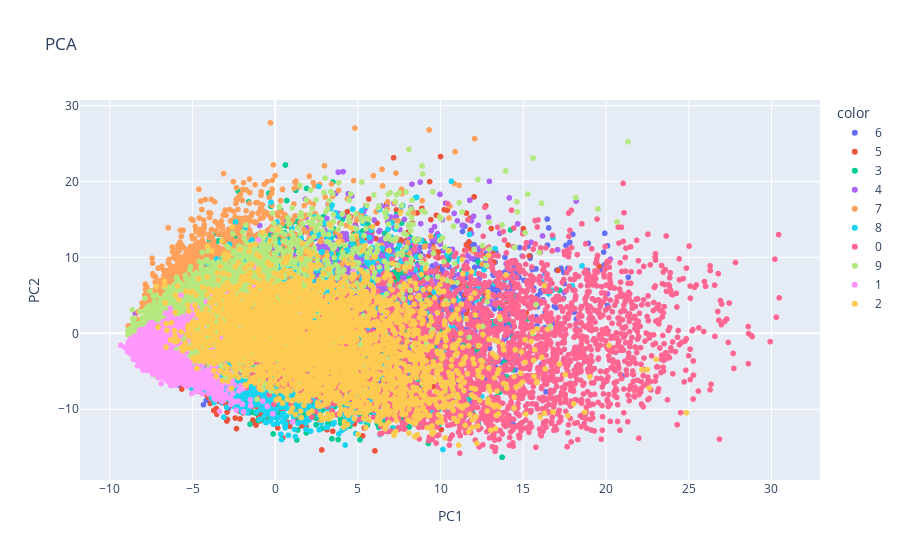

The code cell stored with this chart in its notebook:
### Code cell
fig.show()

### Figure 1 — Plotly figure (JSON) as saved in the notebook; plotly's stock layout.template omitted (floating-point values rounded to 4 significant figures; data arrays with more than 128 entries replaced by an {"elided": "..."} marker saying what was removed)
{"data": [{"hovertemplate": "color=6<br>PC1=%{x}<br>PC2=%{y}<extra></extra>", "legendgroup": "6", "marker": {"color": "#636efa", "symbol": "circle"}, "mode": "markers", "name": "6", "showlegend": true, "type": "scattergl", "x": {"elided": "3352 float values"}, "xaxis": "x", "y": {"elided": "3352 float values"}, "yaxis": "y"}, {"hovertemplate": "color=5<br>PC1=%{x}<br>PC2=%{y}<extra></extra>", "legendgroup": "5", "marker": {"color": "#EF553B", "symbol": "circle"}, "mode": "markers", "name": "5", "showlegend": true, "type": "scattergl", "x": {"elided": "3093 float values"}, "xaxis": "x", "y": {"elided": "3093 float values"}, "yaxis": "y"}, {"hovertemplate": "color=3<br>PC1=%{x}<br>PC2=%{y}<extra></extra>", "legendgroup": "3", "marker": {"color": "#00cc96", "symbol": "circle"}, "mode": "markers", "name": "3", "showlegend": true, "type": "scattergl", "x": {"elided": "3414 float values"}, "xaxis": "x", "y": {"elided": "3414 float values"}, "yaxis": "y"}, {"hovertemplate": "color=4<br>PC1=%{x}<br>PC2=%{y}<extra></extra>", "legendgroup": "4", "marker": {"color": "#ab63fa", "symbol": "circle"}, "mode": "markers", "name": "4", "showlegend": true, "type": "scattergl", "x": {"elided": "3233 float values"}, "xaxis": "x", "y": {"elided": "3233 float values"}, "yaxis": "y"}, {"hovertemplate": "color=7<br>PC1=%{x}<br>PC2=%{y}<extra></extra>", "legendgroup": "7", "marker": {"color": "#FFA15A", "symbol": "circle"}, "mode": "markers", "name": "7", "showlegend": true, "type": "scattergl", "x": {"elided": "3508 float values"}, "xaxis": "x", "y": {"elided": "3508 float values"}, "yaxis": "y"}, {"hovertemplate": "color=8<br>PC1=%{x}<br>PC2=%{y}<extra></extra>", "legendgroup": "8", "marker": {"color": "#19d3f3", "symbol": "circle"}, "mode": "markers", "name": "8", "showlegend": true, "type": "scattergl", "x": {"elided": "3228 float values"}, "xaxis": "x", "y": {"elided": "3228 float values"}, "yaxis": "y"}, {"hovertemplate": "color=0<br>PC1=%{x}<br>PC2=%{y}<extra></extra>", "legendgroup": "0", "marker": {"color": "#FF6692", "symbol": "circle"}, "mode": "markers", "name": "0", "showlegend": true, "type": "scattergl", "x": {"elided": "3316 float values"}, "xaxis": "x", "y": {"elided": "3316 float values"}, "yaxis": "y"}, {"hovertemplate": "color=9<br>PC1=%{x}<br>PC2=%{y}<extra></extra>", "legendgroup": "9", "marker": {"color": "#B6E880", "symbol": "circle"}, "mode": "markers", "name": "9", "showlegend": true, "type": "scattergl", "x": {"elided": "3350 float values"}, "xaxis": "x", "y": {"elided": "3350 float values"}, "yaxis": "y"}, {"hovertemplate": "color=1<br>PC1=%{x}<br>PC2=%{y}<extra></extra>", "legendgroup": "1", "marker": {"color": "#FF97FF", "symbol": "circle"}, "mode": "markers", "name": "1", "showlegend": true, "type": "scattergl", "x": {"elided": "3775 float values"}, "xaxis": "x", "y": {"elided": "3775 float values"}, "yaxis": "y"}, {"hovertemplate": "color=2<br>PC1=%{x}<br>PC2=%{y}<extra></extra>", "legendgroup": "2", "marker": {"color": "#FECB52", "symbol": "circle"}, "mode": "markers", "name": "2", "showlegend": true, "type": "scattergl", "x": {"elided": "3331 float values"}, "xaxis": "x", "y": {"elided": "3331 float values"}, "yaxis": "y"}], "layout": {"legend": {"title": {"text": "color"}, "tracegroupgap": 0}, "title": {"text": "PCA"}, "xaxis": {"anchor": "y", "domain": [0, 1], "title": {"text": "PC1"}}, "yaxis": {"anchor": "x", "domain": [0, 1], "title": {"text": "PC2"}}}}
